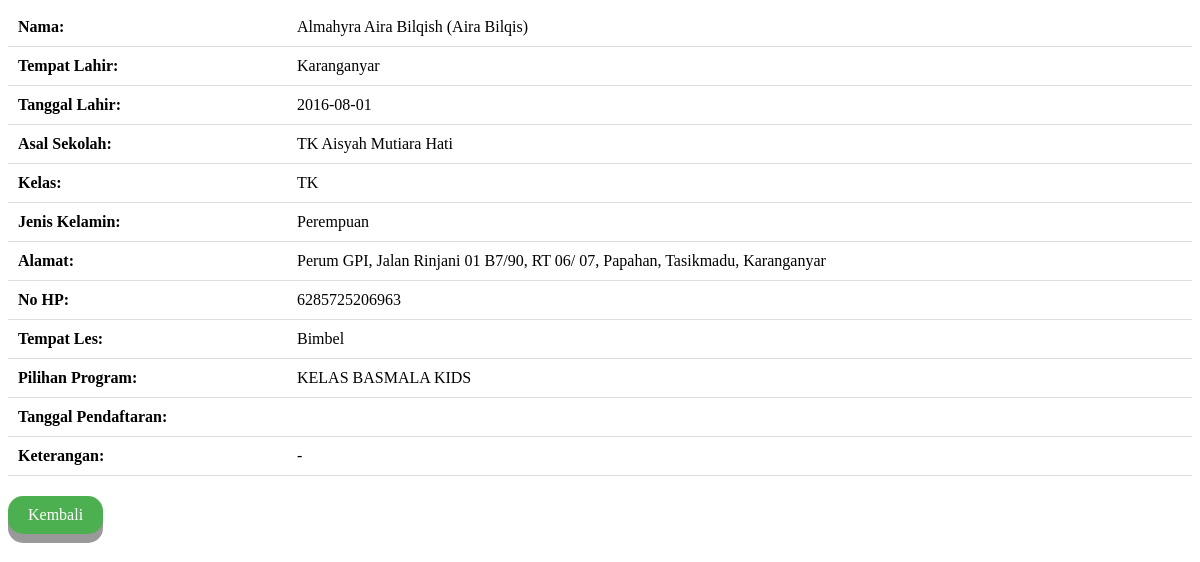
Screenshot of /admin/proses/view-siswa.php?id=13 with the database file from the repository.
### tables this page shows
CREATE TABLE `siswa` (
  `id_siswa` int(11) NOT NULL,
  `nama` text NOT NULL,
  `tempatlahir` varchar(30) NOT NULL,
  `tanggallahir` date NOT NULL,
  `asalsekolah` varchar(50) NOT NULL,
  `kelas` varchar(50) NOT NULL,
  `jeniskelamin` varchar(15) NOT NULL,
  `alamat` text NOT NULL,
  `nohp` varchar(50) NOT NULL,
  `tempat_les` varchar(255) NOT NULL,
  `pilihanprogram` varchar(200) NOT NULL,
  `tglpendaftaran` date DEFAULT NULL,
  `status_siswa` varchar(255) NOT NULL,
  `keterangan` varchar(255) DEFAULT NULL
);

### admin/proses/view-siswa.php (the view, shortened to what this page needs)
<?php
include '../../koneksi/koneksi.php';
if (isset($_GET['id'])) {
    $id = $_GET['id'];
    $sql = "SELECT * FROM siswa WHERE id_siswa = ?";
    $stmt = $conn->prepare($sql);
    $stmt->bind_param("i", $id);
    $stmt->execute();
    $result = $stmt->get_result();
    if ($result->num_rows > 0) {
        $row = $result->fetch_assoc();
        echo "<table>";
        echo "<tr><td><strong>Nama:</strong></td><td>" . $row['nama'] . "</td></tr>";
        echo "<tr><td><strong>Tempat Lahir:</strong></td><td>" . $row['tempatlahir'] . "</td></tr>";
        echo "<tr><td><strong>Tanggal Lahir:</strong></td><td>" . $row['tanggallahir'] . "</td></tr>";
        echo "<tr><td><strong>Asal Sekolah:</strong></td><td>" . $row['asalsekolah'] . "</td></tr>";
        echo "<tr><td><strong>Kelas:</strong></td><td>" . $row['kelas'] . "</td></tr>";
        echo "<tr><td><strong>Jenis Kelamin:</strong></td><td>" . $row['jeniskelamin'] . "</td></tr>";
        echo "<tr><td><strong>Alamat:</strong></td><td>" . $row['alamat'] . "</td></tr>";
        echo "<tr><td><strong>No HP:</strong></td><td>" . $row['nohp'] . "</td></tr>";
        echo "<tr><td><strong>Tempat Les:</strong></td><td>" . $row['tempat_les'] . "</td></tr>";
        echo "<tr><td><strong>Pilihan Program:</strong></td><td>" . $row['pilihanprogram'] . "</td></tr>";
        echo "<tr><td><strong>Tanggal Pendaftaran:</strong></td><td>" . $row['tglpendaftaran'] . "</td></tr>";
        echo "<tr><td><strong>Keterangan:</strong></td><td>" . $row['keterangan'] . "</td></tr>";
        echo "</table>";
        echo "<a href='index.php' class='button'>Kembali</a>";
    } else {
        echo "<p>Data tidak ditemukan.</p>";
    }
} else {
    echo "<p>ID tidak ditemukan.</p>";
}
?>

### admin/proses/view-siswa.php (style rules this page uses)
table { width: 100%; border-collapse: collapse; margin-bottom: 20px; }
td { padding: 10px; border-bottom: 1px solid #ddd; }
.button { display: inline-block; padding: 10px 20px; font-size: 16px; cursor: pointer; text-align: center; text-decoration: none; outline: none; color: #fff; background-color: #4CAF50; border: none; border-radius: 15px; box-shadow: 0 9px #999; }

### rows the page displays
siswa: nama "Almahyra Aira Bilqish (Aira Bilqis)", tempatlahir "Karanganyar", tanggallahir "2016-08-01", asalsekolah "TK Aisyah Mutiara Hati", kelas "TK", jeniskelamin "Perempuan", alamat "Perum GPI, Jalan Rinjani 01 B7/90, RT 06/ 07, Papahan, Tasikmadu, Karanganyar", nohp "6285725206963", tempat_les "Bimbel", pilihanprogram "KELAS BASMALA KIDS", keterangan "-"
